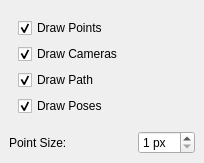
  <widget class="QDockWidget" name="dockObjects">
   <property name="maximumSize">
    <size>
     <width>524287</width>
     <height>174</height>
    </size>
   </property>
   <property name="windowTitle">
    <string>Objects</string>
   </property>
   <attribute name="dockWidgetArea">
    <number>2</number>
   </attribute>
   <widget class="QWidget" name="dockWidgetContents_3">
    <layout class="QFormLayout" name="formLayout_4">
     <item row="0" column="0">
      <widget class="QWidget" name="widget_2" native="true">
       <layout class="QVBoxLayout" name="verticalLayout">
        <item>
         <widget class="QCheckBox" name="checkDrawPoints">
          <property name="text">
           <string>Draw Points</string>
          </property>
          <property name="checked">
           <bool>true</bool>
          </property>
         </widget>
        </item>
        <item>
         <widget class="QCheckBox" name="checkDrawCameras">
          <property name="layoutDirection">
           <enum>Qt::LeftToRight</enum>
          </property>
          <property name="text">
           <string>Draw Cameras</string>
          </property>
          <property name="checked">
           <bool>true</bool>
          </property>
         </widget>
        </item>
        <item>
         <widget class="QCheckBox" name="checkDrawPath">
          <property name="text">
           <string>Draw Path</string>
          </property>
          <property name="checked">
           <bool>true</bool>
          </property>
         </widget>
        </item>
        <item>
         <widget class="QCheckBox" name="checkDrawPoses">
          <property name="text">
           <string>Draw Poses</string>
          </property>
          <property name="checked">
           <bool>true</bool>
          </property>
         </widget>
        </item>
       </layout>
      </widget>
     </item>
     <item row="1" column="0">
      <widget class="QLabel" name="labelPointSize">
       <property name="text">
        <string>Point Size:</string>
       </property>
       <property name="buddy">
        <cstring>spinBoxPointSize</cstring>
       </property>
      </widget>
     </item>
     <item row="1" column="1">
      <widget class="QSpinBox" name="spinBoxPointSize">
       <property name="suffix">
        <string> px</string>
       </property>
       <property name="minimum">
        <number>1</number>
       </property>
       <property name="maximum">
        <number>10</number>
       </property>
      </widget>
     </item>
    </layout>
   </widget>
  </widget>
